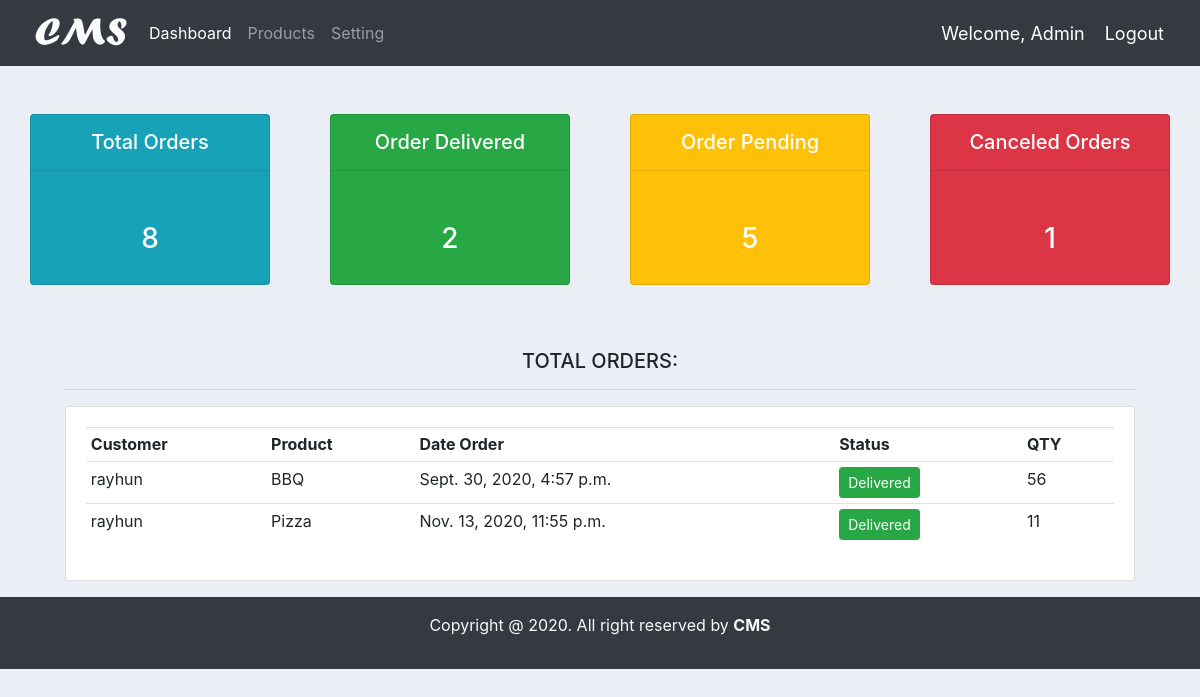
Page /all/orders/delivery (signed in) on the earlier database version.
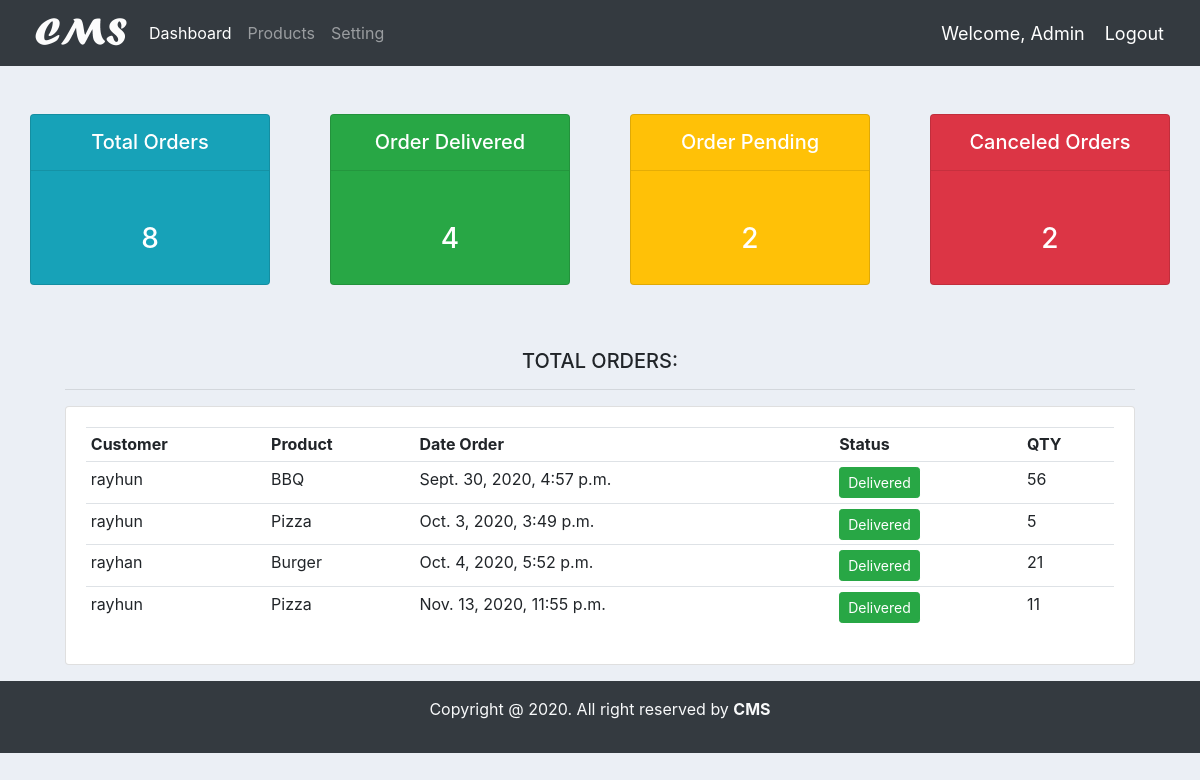
Same page on the later database version.
### accounts/models.py (models this page shows, shortened)
class Order(models.Model):
    STATUS = (
        ('Pending','Pending'),
        ('Canceled Order','Canceled Order'),
        ('Delivered','Delivered')
        )
    customer = models.ForeignKey(Customer, null=True, on_delete=models.SET_NULL)
    Product = models.ForeignKey(Product, null=True, on_delete=models.SET_NULL)
    date_created = models.DateTimeField(auto_now_add=True, null=True)
    statur = models.CharField(max_length=200, null=True, choices=STATUS)
    note = models.CharField(max_length=200, null=True)
    order_content = models.DecimalField(max_digits= 10000, null=True, decimal_places=0)

class Customer(models.Model):
    user = models.OneToOneField(User, null=True, blank=True, on_delete=models.CASCADE)
    name = models.CharField(max_length=200, null=True)
    phone = models.CharField(max_length=200, null=True)
    email = models.CharField(max_length=200, null=True)
    profile_pic = models.ImageField(default="demo.jpg", null=True, blank=True)
    date_created = models.DateTimeField(auto_now_add=True, null=True)
    def __str__(self):
        return str(self.name)

class Product(models.Model):
    CATAGORY = (
        ('Indoor','Indoor'),
        ('Out Door','Out Door'),
    )
    name = models.CharField(max_length=200, null=True)
    price = models.FloatField(null=True)
    catagory = models.CharField(max_length=200, null=True, choices=CATAGORY)
    descriprion = models.CharField(max_length=500 ,null=True, blank=True)
    data_created = models.DateTimeField(auto_now_add=True)
    tags = models.ManyToManyField(Tag)
    def __str__(self):
        return str(self.name)

### accounts/decorators.py (the view)
    def wrapper_func(request, *args, **kwargs):
        group = None
        if request.user.groups.exists():
            group = request.user.groups.all()[0].name
        if group == 'customer':
            return redirect('user_profile')
        elif group == 'admin':
            return view_func(request, *args, **kwargs)
        else:
            context = {}
            return render(request, 'accounts/customer_not_auth.html', context)

### accounts/views.py (called while the page is built)
@login_required
@admin_only
def order_delivery_list(request):
    orders = Order.objects.all()
    total_orders = orders.count()
    order_delivered = orders.filter(statur='Delivered').count()
    order_deliver = orders.filter(statur='Delivered')
    order_pending = orders.filter(statur='Pending').count()
    order_cancels = orders.filter(statur='Canceled Order').count()
    context = {
        'order_deliver':order_deliver,
        'total_orders':total_orders,
        'order_delivered':order_delivered,
        'order_pending':order_pending,
        'order_cancels':order_cancels,
    }
    return render(request, 'accounts/order_delivery_list.html',context)

### accounts/templates/accounts/order_delivery_list.html
{% extends 'accounts/main.html' %}
{% block content %}
<div class="container-fluid">
    {% include 'accounts/status.html' %}
    <div class="row">
        <div class="col-md-11 m-auto">
            <h5 class="text-center">TOTAL ORDERS:</h5>
            <hr>
            <div class="card card-body">
                {% if order_deliver %}
                <table class="table table-sm">
                    <tr>
                        <th>Customer</th>
                        <th>Product</th>
                        <th>Date Order</th>
                        <th>Status</th>
                        <th>QTY</th>
                    </tr>
                    {% for order in order_deliver %}
                    <tr>
                        <td>{{ order.customer }}</td>
                        <td>{{ order.Product }}</td>
                        <td>{{ order.date_created }}</td>
                        <td><a class="btn btn-sm btn-success">{{ order.statur }}</a></td>
                        <td>{{ order.order_content }}</td>
                    </tr>
                    {% endfor %}
                </table>
                {% else %}
                    <h3 class="h3 text-center py-3 text-danger">Order delivery not found</h3>
                {% endif %}
            </div>
        </div>
    </div>
</div>
{% endblock %}

Differences in the rows shown:
now on this page (row edited): Order: customer "rayhun", Product "Pizza", date_created "Oct. 3, 2020, 3:49 p.m.", statur "Delivered", order_content "5"
now on this page (row edited): Order: customer "rayhan", Product "Burger", date_created "Oct. 4, 2020, 5:52 p.m.", statur "Delivered", order_content "21"
Other differences:
{{ order_delivered }}: "2" → "4"
{{ order_pending }}: "5" → "2"
{{ order_cancels }}: "1" → "2"
